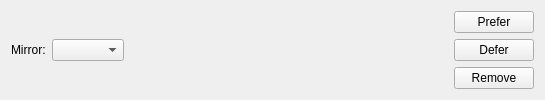
<?xml version="1.0" encoding="UTF-8"?>
<ui version="4.0">
 <class>MirrorWidget</class>
 <widget class="QWidget" name="MirrorWidget">
  <property name="geometry">
   <rect>
    <x>0</x>
    <y>0</y>
    <width>545</width>
    <height>87</height>
   </rect>
  </property>
  <property name="windowTitle">
   <string>Form</string>
  </property>
  <layout class="QHBoxLayout" name="horizontalLayout">
   <item>
    <widget class="QLabel" name="mirrorLabel">
     <property name="text">
      <string>Mirror:</string>
     </property>
    </widget>
   </item>
   <item>
    <widget class="QComboBox" name="mirrorBox"/>
   </item>
   <item>
    <spacer name="horizontalSpacer">
     <property name="orientation">
      <enum>Qt::Horizontal</enum>
     </property>
     <property name="sizeHint" stdset="0">
      <size>
       <width>40</width>
       <height>20</height>
      </size>
     </property>
    </spacer>
   </item>
   <item>
    <layout class="QVBoxLayout" name="verticalLayout">
     <property name="sizeConstraint">
      <enum>QLayout::SetFixedSize</enum>
     </property>
     <item>
      <widget class="QPushButton" name="preferButton">
       <property name="maximumSize">
        <size>
         <width>120</width>
         <height>16777215</height>
        </size>
       </property>
       <property name="text">
        <string>Prefer</string>
       </property>
      </widget>
     </item>
     <item>
      <widget class="QPushButton" name="deferButton">
       <property name="maximumSize">
        <size>
         <width>120</width>
         <height>16777215</height>
        </size>
       </property>
       <property name="text">
        <string>Defer</string>
       </property>
      </widget>
     </item>
     <item>
      <widget class="QPushButton" name="removeButton">
       <property name="maximumSize">
        <size>
         <width>120</width>
         <height>16777215</height>
        </size>
       </property>
       <property name="text">
        <string>Remove</string>
       </property>
      </widget>
     </item>
    </layout>
   </item>
  </layout>
 </widget>
 <resources/>
 <connections/>
</ui>
